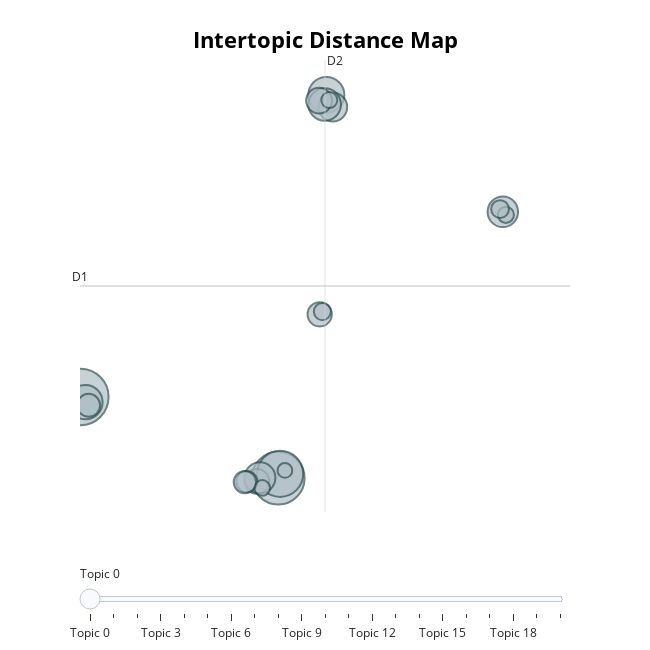

The code cell stored with this chart in its notebook:
### Code cell
topic_model.visualize_topics()

### Figure 1 — Plotly figure (JSON) as saved in the notebook; plotly's stock layout.template omitted (floating-point values rounded to 4 significant figures)
{"data": [{"customdata": [[0, "flow | fluid | model | equation | number", 3093], [1, "network | model | data | learning | method", 2381], [2, "detector | beam | energy | experiment | high", 1446], [3, "optical | state | system | photonic | mode", 3566], [4, "solar | wind | magnetic | solar wind | earth", 914], [5, "image | model | method | mri | imaging", 677], [6, "plasma | electron | field | magnetic | particle", 1179], [7, "imaging | image | optical | resolution | method", 1068], [8, "model | climate | data | weather | forecast", 655], [9, "quantum | state | system | photon | atom", 1314], [10, "optical | light | film | device | material", 1034], [11, "magnetic | spin | field | magnetic field | current", 743], [12, "cell | protein | model | active | dynamic", 502], [13, "seismic | earthquake | data | model | method", 326], [14, "epidemic | covid | model | pandemic | disease", 275], [15, "reaction | molecular | chemical | molecule | energy", 557], [16, "theory | quantum | field | equation | gravitational", 586], [17, "electrolyte | ion | electrode | battery | electrochemical", 285], [18, "urban | city | traffic | mobility | network", 243], [19, "material | stress | strain | model | elastic", 294], [20, "graphene | material | device | thermal | 2d", 353]], "hovertemplate": "<b>Topic %{customdata[0]}</b><br>%{customdata[1]}<br>Size: %{customdata[2]}", "legendgroup": "", "marker": {"color": "#B0BEC5", "line": {"color": "DarkSlateGrey", "width": 2}, "size": [3093, 2381, 1446, 3566, 914, 677, 1179, 1068, 655, 1314, 1034, 743, 502, 326, 275, 557, 586, 285, 243, 294, 353], "sizemode": "area", "sizeref": 2.229, "symbol": "circle"}, "mode": "markers", "name": "", "orientation": "v", "showlegend": false, "type": "scatter", "x": [11.8, 11.91, 14.64, 0.1219, 15.03, 10.54, 14.55, 10.72, 14.25, 0.4248, 25.06, 14.21, 9.952, 14.41, 10.86, 9.836, 0.6145, 14.82, 12.2, 25.24, 24.9], "xaxis": "x", "y": [-8.933, -8.674, 13.83, -4.113, 13.11, -9.121, 13.26, -8.914, 0.8007, -4.417, 6.887, 13.49, -9.141, 0.9609, -9.517, -9.169, -4.607, 13.53, -8.473, 6.708, 7.049], "yaxis": "y"}], "layout": {"annotations": [{"showarrow": false, "text": "D1", "x": 0.1036, "y": 2.48, "yshift": 10}, {"showarrow": false, "text": "D2", "x": 14.56, "xshift": 10, "y": 15.9}], "height": 650, "hoverlabel": {"bgcolor": "white", "font": {"family": "Rockwell", "size": 16}}, "legend": {"itemsizing": "constant", "tracegroupgap": 0}, "margin": {"t": 60}, "shapes": [{"line": {"color": "#CFD8DC", "width": 2}, "type": "line", "x0": 14.56, "x1": 14.56, "y0": -10.94, "y1": 15.9}, {"line": {"color": "#9E9E9E", "width": 2}, "type": "line", "x0": 0.1036, "x1": 29.02, "y0": 2.48, "y1": 2.48}], "sliders": [{"active": 0, "pad": {"t": 50}, "steps": [{"args": [{"marker.color": [["red", "#B0BEC5", "#B0BEC5", "#B0BEC5", "#B0BEC5", "#B0BEC5", "#B0BEC5", "#B0BEC5", "#B0BEC5", "#B0BEC5", "#B0BEC5", "#B0BEC5", "#B0BEC5", "#B0BEC5", "#B0BEC5", "#B0BEC5", "#B0BEC5", "#B0BEC5", "#B0BEC5", "#B0BEC5", "#B0BEC5"]]}], "label": "Topic 0", "method": "update"}, {"args": [{"marker.color": [["#B0BEC5", "red", "#B0BEC5", "#B0BEC5", "#B0BEC5", "#B0BEC5", "#B0BEC5", "#B0BEC5", "#B0BEC5", "#B0BEC5", "#B0BEC5", "#B0BEC5", "#B0BEC5", "#B0BEC5", "#B0BEC5", "#B0BEC5", "#B0BEC5", "#B0BEC5", "#B0BEC5", "#B0BEC5", "#B0BEC5"]]}], "label": "Topic 1", "method": "update"}, {"args": [{"marker.color": [["#B0BEC5", "#B0BEC5", "red", "#B0BEC5", "#B0BEC5", "#B0BEC5", "#B0BEC5", "#B0BEC5", "#B0BEC5", "#B0BEC5", "#B0BEC5", "#B0BEC5", "#B0BEC5", "#B0BEC5", "#B0BEC5", "#B0BEC5", "#B0BEC5", "#B0BEC5", "#B0BEC5", "#B0BEC5", "#B0BEC5"]]}], "label": "Topic 2", "method": "update"}, {"args": [{"marker.color": [["#B0BEC5", "#B0BEC5", "#B0BEC5", "red", "#B0BEC5", "#B0BEC5", "#B0BEC5", "#B0BEC5", "#B0BEC5", "#B0BEC5", "#B0BEC5", "#B0BEC5", "#B0BEC5", "#B0BEC5", "#B0BEC5", "#B0BEC5", "#B0BEC5", "#B0BEC5", "#B0BEC5", "#B0BEC5", "#B0BEC5"]]}], "label": "Topic 3", "method": "update"}, {"args": [{"marker.color": [["#B0BEC5", "#B0BEC5", "#B0BEC5", "#B0BEC5", "red", "#B0BEC5", "#B0BEC5", "#B0BEC5", "#B0BEC5", "#B0BEC5", "#B0BEC5", "#B0BEC5", "#B0BEC5", "#B0BEC5", "#B0BEC5", "#B0BEC5", "#B0BEC5", "#B0BEC5", "#B0BEC5", "#B0BEC5", "#B0BEC5"]]}], "label": "Topic 4", "method": "update"}, {"args": [{"marker.color": [["#B0BEC5", "#B0BEC5", "#B0BEC5", "#B0BEC5", "#B0BEC5", "red", "#B0BEC5", "#B0BEC5", "#B0BEC5", "#B0BEC5", "#B0BEC5", "#B0BEC5", "#B0BEC5", "#B0BEC5", "#B0BEC5", "#B0BEC5", "#B0BEC5", "#B0BEC5", "#B0BEC5", "#B0BEC5", "#B0BEC5"]]}], "label": "Topic 5", "method": "update"}, {"args": [{"marker.color": [["#B0BEC5", "#B0BEC5", "#B0BEC5", "#B0BEC5", "#B0BEC5", "#B0BEC5", "red", "#B0BEC5", "#B0BEC5", "#B0BEC5", "#B0BEC5", "#B0BEC5", "#B0BEC5", "#B0BEC5", "#B0BEC5", "#B0BEC5", "#B0BEC5", "#B0BEC5", "#B0BEC5", "#B0BEC5", "#B0BEC5"]]}], "label": "Topic 6", "method": "update"}, {"args": [{"marker.color": [["#B0BEC5", "#B0BEC5", "#B0BEC5", "#B0BEC5", "#B0BEC5", "#B0BEC5", "#B0BEC5", "red", "#B0BEC5", "#B0BEC5", "#B0BEC5", "#B0BEC5", "#B0BEC5", "#B0BEC5", "#B0BEC5", "#B0BEC5", "#B0BEC5", "#B0BEC5", "#B0BEC5", "#B0BEC5", "#B0BEC5"]]}], "label": "Topic 7", "method": "update"}, {"args": [{"marker.color": [["#B0BEC5", "#B0BEC5", "#B0BEC5", "#B0BEC5", "#B0BEC5", "#B0BEC5", "#B0BEC5", "#B0BEC5", "red", "#B0BEC5", "#B0BEC5", "#B0BEC5", "#B0BEC5", "#B0BEC5", "#B0BEC5", "#B0BEC5", "#B0BEC5", "#B0BEC5", "#B0BEC5", "#B0BEC5", "#B0BEC5"]]}], "label": "Topic 8", "method": "update"}, {"args": [{"marker.color": [["#B0BEC5", "#B0BEC5", "#B0BEC5", "#B0BEC5", "#B0BEC5", "#B0BEC5", "#B0BEC5", "#B0BEC5", "#B0BEC5", "red", "#B0BEC5", "#B0BEC5", "#B0BEC5", "#B0BEC5", "#B0BEC5", "#B0BEC5", "#B0BEC5", "#B0BEC5", "#B0BEC5", "#B0BEC5", "#B0BEC5"]]}], "label": "Topic 9", "method": "update"}, {"args": [{"marker.color": [["#B0BEC5", "#B0BEC5", "#B0BEC5", "#B0BEC5", "#B0BEC5", "#B0BEC5", "#B0BEC5", "#B0BEC5", "#B0BEC5", "#B0BEC5", "red", "#B0BEC5", "#B0BEC5", "#B0BEC5", "#B0BEC5", "#B0BEC5", "#B0BEC5", "#B0BEC5", "#B0BEC5", "#B0BEC5", "#B0BEC5"]]}], "label": "Topic 10", "method": "update"}, {"args": [{"marker.color": [["#B0BEC5", "#B0BEC5", "#B0BEC5", "#B0BEC5", "#B0BEC5", "#B0BEC5", "#B0BEC5", "#B0BEC5", "#B0BEC5", "#B0BEC5", "#B0BEC5", "red", "#B0BEC5", "#B0BEC5", "#B0BEC5", "#B0BEC5", "#B0BEC5", "#B0BEC5", "#B0BEC5", "#B0BEC5", "#B0BEC5"]]}], "label": "Topic 11", "method": "update"}, {"args": [{"marker.color": [["#B0BEC5", "#B0BEC5", "#B0BEC5", "#B0BEC5", "#B0BEC5", "#B0BEC5", "#B0BEC5", "#B0BEC5", "#B0BEC5", "#B0BEC5", "#B0BEC5", "#B0BEC5", "red", "#B0BEC5", "#B0BEC5", "#B0BEC5", "#B0BEC5", "#B0BEC5", "#B0BEC5", "#B0BEC5", "#B0BEC5"]]}], "label": "Topic 12", "method": "update"}, {"args": [{"marker.color": [["#B0BEC5", "#B0BEC5", "#B0BEC5", "#B0BEC5", "#B0BEC5", "#B0BEC5", "#B0BEC5", "#B0BEC5", "#B0BEC5", "#B0BEC5", "#B0BEC5", "#B0BEC5", "#B0BEC5", "red", "#B0BEC5", "#B0BEC5", "#B0BEC5", "#B0BEC5", "#B0BEC5", "#B0BEC5", "#B0BEC5"]]}], "label": "Topic 13", "method": "update"}, {"args": [{"marker.color": [["#B0BEC5", "#B0BEC5", "#B0BEC5", "#B0BEC5", "#B0BEC5", "#B0BEC5", "#B0BEC5", "#B0BEC5", "#B0BEC5", "#B0BEC5", "#B0BEC5", "#B0BEC5", "#B0BEC5", "#B0BEC5", "red", "#B0BEC5", "#B0BEC5", "#B0BEC5", "#B0BEC5", "#B0BEC5", "#B0BEC5"]]}], "label": "Topic 14", "method": "update"}, {"args": [{"marker.color": [["#B0BEC5", "#B0BEC5", "#B0BEC5", "#B0BEC5", "#B0BEC5", "#B0BEC5", "#B0BEC5", "#B0BEC5", "#B0BEC5", "#B0BEC5", "#B0BEC5", "#B0BEC5", "#B0BEC5", "#B0BEC5", "#B0BEC5", "red", "#B0BEC5", "#B0BEC5", "#B0BEC5", "#B0BEC5", "#B0BEC5"]]}], "label": "Topic 15", "method": "update"}, {"args": [{"marker.color": [["#B0BEC5", "#B0BEC5", "#B0BEC5", "#B0BEC5", "#B0BEC5", "#B0BEC5", "#B0BEC5", "#B0BEC5", "#B0BEC5", "#B0BEC5", "#B0BEC5", "#B0BEC5", "#B0BEC5", "#B0BEC5", "#B0BEC5", "#B0BEC5", "red", "#B0BEC5", "#B0BEC5", "#B0BEC5", "#B0BEC5"]]}], "label": "Topic 16", "method": "update"}, {"args": [{"marker.color": [["#B0BEC5", "#B0BEC5", "#B0BEC5", "#B0BEC5", "#B0BEC5", "#B0BEC5", "#B0BEC5", "#B0BEC5", "#B0BEC5", "#B0BEC5", "#B0BEC5", "#B0BEC5", "#B0BEC5", "#B0BEC5", "#B0BEC5", "#B0BEC5", "#B0BEC5", "red", "#B0BEC5", "#B0BEC5", "#B0BEC5"]]}], "label": "Topic 17", "method": "update"}, {"args": [{"marker.color": [["#B0BEC5", "#B0BEC5", "#B0BEC5", "#B0BEC5", "#B0BEC5", "#B0BEC5", "#B0BEC5", "#B0BEC5", "#B0BEC5", "#B0BEC5", "#B0BEC5", "#B0BEC5", "#B0BEC5", "#B0BEC5", "#B0BEC5", "#B0BEC5", "#B0BEC5", "#B0BEC5", "red", "#B0BEC5", "#B0BEC5"]]}], "label": "Topic 18", "method": "update"}, {"args": [{"marker.color": [["#B0BEC5", "#B0BEC5", "#B0BEC5", "#B0BEC5", "#B0BEC5", "#B0BEC5", "#B0BEC5", "#B0BEC5", "#B0BEC5", "#B0BEC5", "#B0BEC5", "#B0BEC5", "#B0BEC5", "#B0BEC5", "#B0BEC5", "#B0BEC5", "#B0BEC5", "#B0BEC5", "#B0BEC5", "red", "#B0BEC5"]]}], "label": "Topic 19", "method": "update"}, {"args": [{"marker.color": [["#B0BEC5", "#B0BEC5", "#B0BEC5", "#B0BEC5", "#B0BEC5", "#B0BEC5", "#B0BEC5", "#B0BEC5", "#B0BEC5", "#B0BEC5", "#B0BEC5", "#B0BEC5", "#B0BEC5", "#B0BEC5", "#B0BEC5", "#B0BEC5", "#B0BEC5", "#B0BEC5", "#B0BEC5", "#B0BEC5", "red"]]}], "label": "Topic 20", "method": "update"}]}], "title": {"font": {"color": "Black", "size": 22}, "text": "<b>Intertopic Distance Map</b>", "x": 0.5, "xanchor": "center", "y": 0.95, "yanchor": "top"}, "width": 650, "xaxis": {"anchor": "y", "domain": [0, 1], "range": [0.1036, 29.02], "title": {"text": ""}, "visible": false}, "yaxis": {"anchor": "x", "domain": [0, 1], "range": [-10.94, 15.9], "title": {"text": ""}, "visible": false}}}
